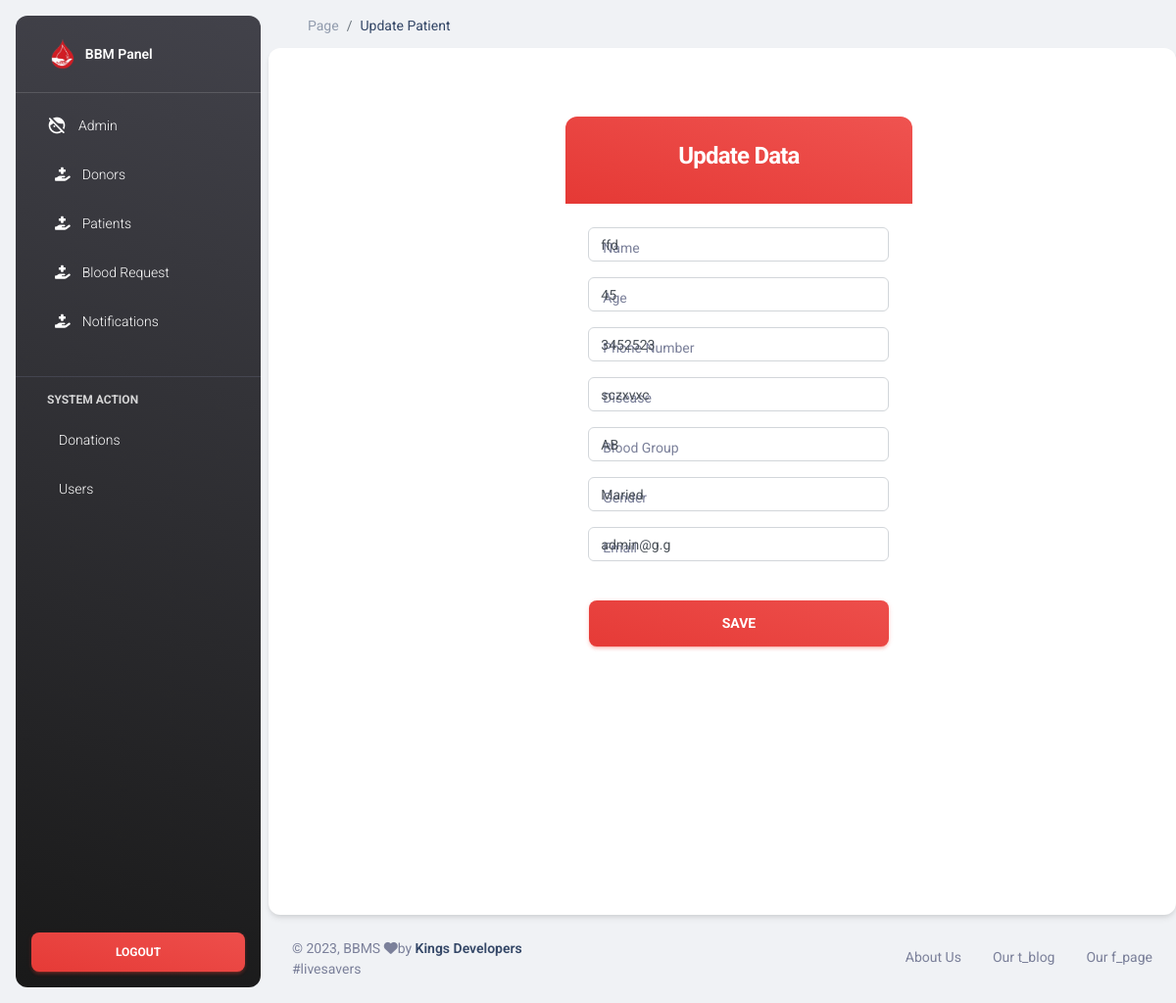
The app's page /admin_panel/pages/update_patient.php?id=6, older data.
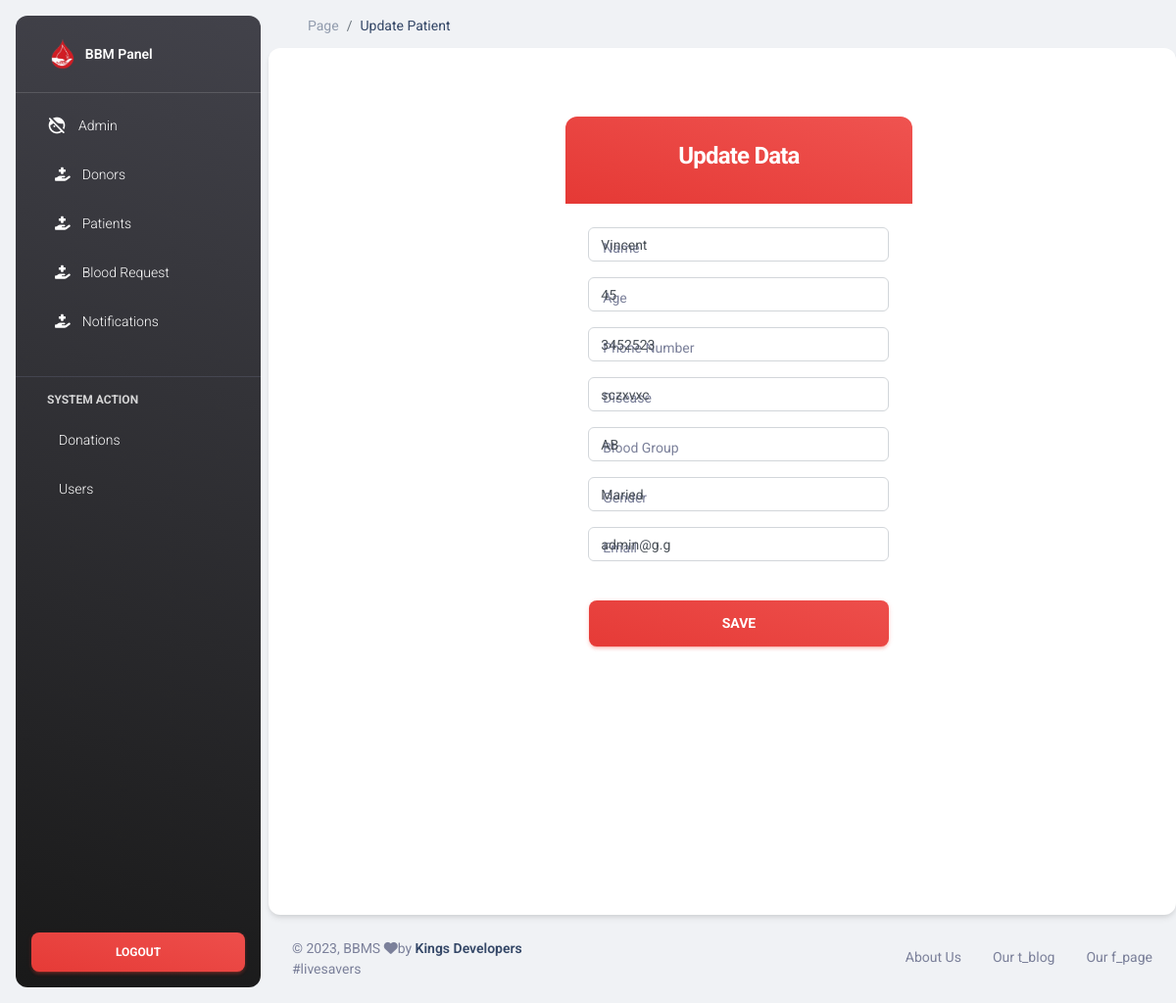
The same page, newer data.
### tables this page shows
CREATE TABLE `patient` (
  `p_id` int(11) NOT NULL,
  `p_name` varchar(255) NOT NULL,
  `p_password` varchar(255) NOT NULL,
  `p_age` int(120) NOT NULL,
  `p_phone` varchar(16) NOT NULL,
  `p_disease` varchar(255) NOT NULL,
  `p_blood_group` text NOT NULL,
  `p_gender` text NOT NULL,
  `email` varchar(255) NOT NULL,
  `req_time` date NOT NULL DEFAULT current_timestamp()
);

### admin_panel/pages/update_patient.php (the view, shortened to what this page needs)
<!DOCTYPE html>
<html lang="en">
<head>
  <?php include "../assets/connection/head.php"; ?>
</head>
<body class="g-sidenav-show  bg-gray-200">
  <?php include "../assets/connection/sidebar.php" ?>
  <main class="main-content position-relative max-height-vh-100 h-100 border-radius-lg ">
    <nav class="navbar navbar-main navbar-expand-lg px-0 mx-4 shadow-none border-radius-xl" id="navbarBlur" navbar-scroll="true">
      <div class="container-fluid py-1 px-3">
        <nav aria-label="breadcrumb">
          <ol class="breadcrumb bg-transparent mb-0 pb-0 pt-1 px-0 me-sm-6 me-5">
            <li class="breadcrumb-item text-sm"><a class="opacity-5 text-dark" href="javascript:;">Page</a></li>
            <li class="breadcrumb-item text-sm text-dark active" aria-current="page">Update Patient</li>
          </ol>
        </nav>
      </div>
    </nav>
    <?php
    if (!empty($_GET['id'])) {
      $patient_id =  $_GET['id'];
      $query_get_data = $db->prepare("SELECT * FROM patient WHERE p_id = '$patient_id'");
      $query_get_data->execute();
      if ($query_get_data) {
        foreach ($query_get_data->fetchAll(PDO::FETCH_OBJ) as $key => $value) {
         }
      }
    ?>
        <div class="card">
          <div class=" page-header min-vh-60 text-center rounded-3">
            <div class="col-xl-10 col-lg-8 col-md-8 d-flex flex-column ms-auto me-auto ms-lg-auto ">
              <div class=" card-content card card-plain">
                <div class=" card-header bg-gradient-danger text-white">
                  <h4 class="card-title font-weight-bolder text-white">Update Data</h4>
                </div>
                <div class="card-body">
                  <form id="myForm" role="form" method="post" action="<?php $_SELF  ?>">
                    <div class="input-group input-group-outline mb-3">
                      <label class="form-label text-sm">Name</label>
                      <input type="text" class="form-control" name="p_name" value="<?php echo $value->p_name  ?>">
                    </div>
                    <div class="input-group input-group-outline mb-3">
                      <label class="form-label text-sm">Age</label>
                      <input type="number" class="form-control" name="p_age" value="<?php echo $value->p_age  ?>">
                    </div>
                    <div class="input-group input-group-outline mb-3">
                      <label class="form-label text-sm">Phone Number</label>
                      <input type="text" class="form-control" name="p_number" value="<?php echo $value->p_phone  ?>">
                    </div>
                    <div class="input-group input-group-outline mb-3">
                      <label class="form-label text-sm">Disease</label>
                      <input type="text" class="form-control" name="p_disease" value="<?php echo $value->p_disease  ?>">
                    </div>
                    <div class="input-group input-group-outline mb-3">
                      <label class="form-label text-sm">Blood Group</label>
                      <input type="text" class="form-control" name="p_bgroup" value="<?php echo $value->p_blood_group  ?>">
                    </div>
                    <div class="input-group input-group-outline mb-3">
                      <label class="form-label text-sm">Gender</label>
                      <input type="text" class="form-control" name="p_gender" value="<?php echo $value->p_gender  ?>">
                    </div>
                    <div class="input-group input-group-outline mb-3">
                      <label class="form-label text-sm">Email</label>
                      <input type="email" class="form-control" name="p_email" value="<?php echo $value->email  ?>">
                    </div>
                    <?php  }  ?>
                    <div class="text-center">
                      <button type="submit" class="btn btn-lg bg-gradient-danger btn-lg w-100 mt-4 mb-0" onclick="updatePatient()">Save</button>
                    </div>
                  </form>
                </div>
              </div>
            </div>
          </div>
        </div>
    <footer class="footer py-4  ">
      <?php include "../assets/connection/footer.php" ?>
    </footer>
  </main>
</body>
</html>

Row changes from the older to the newer data that the page shows:
changed patient "sczxvxc": p_name "ffd" → "Vincent"
